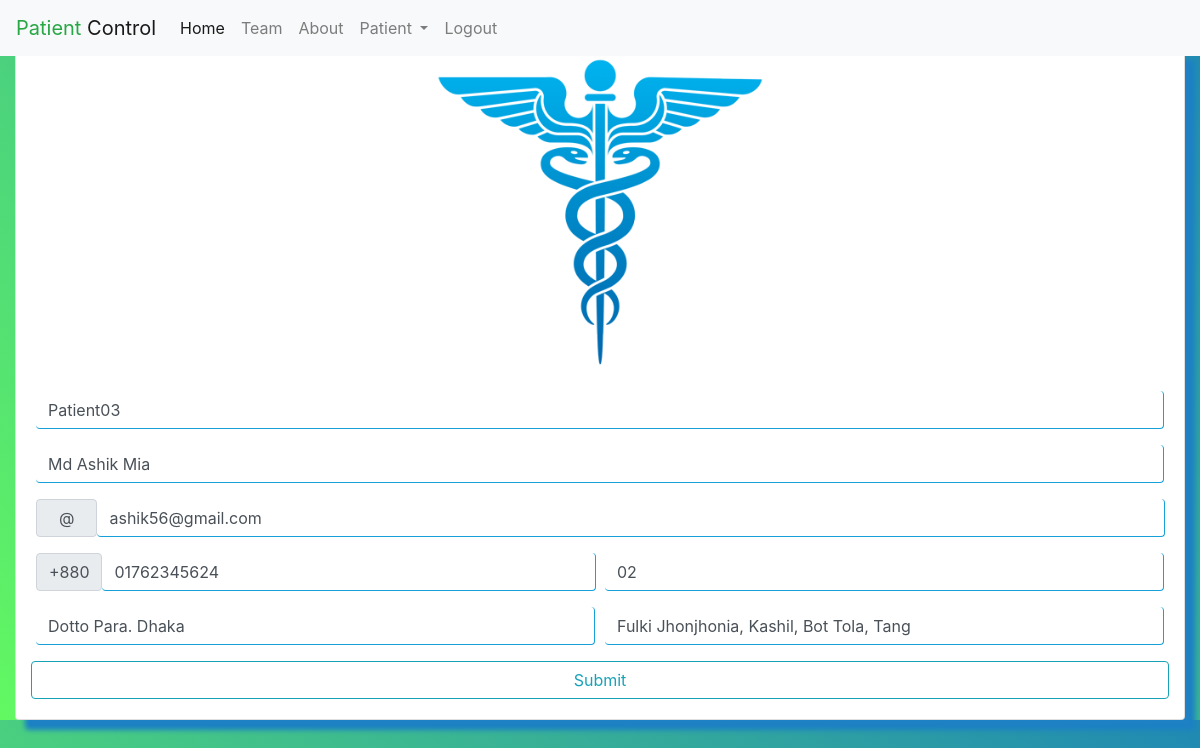
The page /edit_info.php?id=3 (signed in) on the database its author committed.
### tables this page shows
CREATE TABLE `patient_info` (
  `id` int(11) NOT NULL,
  `patient_ip` varchar(15) DEFAULT NULL,
  `f_name` varchar(40) DEFAULT NULL,
  `email` varchar(40) DEFAULT NULL,
  `phone` varchar(30) DEFAULT NULL,
  `bed_no` varchar(40) DEFAULT NULL,
  `pr_address` varchar(30) DEFAULT NULL,
  `pe_address` varchar(40) DEFAULT NULL,
  `first_medicine_name` varchar(40) DEFAULT NULL,
  `first_medicine_time` varchar(40) DEFAULT NULL,
  `second_medicine_name` varchar(40) DEFAULT NULL,
  `second_medicine_time` varchar(40) DEFAULT NULL,
  `third_medicine_name` varchar(40) DEFAULT NULL,
  `third_medicine_time` varchar(40) DEFAULT NULL
);

### edit_info.php (the view, shortened to what this page needs)
<?php
    $id = $_GET['id'];
    require_once "config.php";
    $sql = "SELECT * FROM patient_info WHERE id='$id'";
    $result = mysqli_query($link, $sql);
    $std = mysqli_fetch_assoc($result);
?>
<!DOCTYPE html>
<html lang="en">
<head>
    <link rel="stylesheet" href="https://cdnjs.cloudflare.com/ajax/libs/font-awesome/4.7.0/css/font-awesome.min.css">
    <link rel="stylesheet" href="css/bootstrap.min.css">
    <link rel="stylesheet" href="css/login.css">
</head>
<body>
    <?php
        include 'navbar.php';
    ?>
    <section class="form-section">
        <div class="col-12 col-lg-12 m-auto">
            <div class="card">
                <img class="card-img-top" src="img/doctor.png" alt="">
                <form class="form-sec" id="validateForm" action="<?php echo htmlspecialchars($_SERVER["PHP_SELF"]); ?>" method="POST">
                    <div class="form-row">
                        <div class="form-group col-12">
                            <input type="text" class="form-control" id="patient_ip" name="patient_ip" placeholder="Enter patients ID" value="<?php echo $std['patient_ip']; ?>">
                        </div>
                        <div class="form-group col-12">
                            <input type="text" class="form-control" id="f_name" name="f_name" placeholder="Enter patients Name" value="<?php echo $std['f_name']; ?>">
                        </div>
                        <div class="form-group col-12">
                            <div class="input-group-prepend">
                                <div class="input-group-text text-box-size">@</div>
                                <input type="email" class="form-control" id="email" name="email" placeholder="Enter patients Email Address" value="<?php echo $std['email']; ?>">
                            </div>
                        </div>
                        <div class="form-group col-6">
                            <div class="input-group-prepend">
                                <div class="input-group-text">
                                    +880
                                </div>
                                <input type="text" class="form-control" id="phone" name="phone" placeholder="Enter Your Phone Number" value="<?php echo $std['phone']; ?>">
                            </div>
                        </div>
                        <div class="form-group col-6">
                            <input type="text" class="form-control" id="bed_no" name="bed_no" placeholder="Enter Bed Number" value="<?php echo $std['bed_no']; ?>">
                        </div>
                        <div class="form-group col-6">
                            <input type="text" class="form-control" id="pr_address" name="pr_address" placeholder="Enter Present Address" value="<?php echo $std['pr_address']; ?>">
                        </div>
                        <div class="form-group col-6">
                            <input type="text" class="form-control" id="pe_address" name="pe_address" placeholder="Enter Permanent Address" value="<?php echo $std['pe_address']; ?>">
                        </div>
                        <button class="btn btn-outline-info shadow-none btn-block" name="submit" id="submit">Submit</button>
                    </div>
                </form>
            </div>
        </div>
    </section>
</body>
</html>

### edit_info.php (style rules this page uses)
body { background-image: linear-gradient(45deg, #62f862, #2089b3); }
.form-section { margin-top: 50px; animation: movingTopToBottom 3s; -webkit-animation: movingTopToBottom 3s; position: relative; }
.form-sec { margin: 20px 20px 20px 20px; }
.card-img-top { height: 320px; width: 340px; margin-left: auto; margin-right: auto; }
.card { box-shadow: 10px 10px 5px rgb(29, 129, 196); }
.text-box-size { padding-left: 22px; padding-right: 22px; }
.form-control { border: none; border-bottom: 1px solid #15a1d8; border-right: 1px solid #15a1d8; }

### rows shown on the page
patient_info: patient_ip "Patient03", f_name "Md Ashik Mia", email "ashik56@gmail.com", phone "01762345624", bed_no "02", pr_address "Dotto Para. Dhaka", pe_address "Fulki Jhonjhonia, Kashil, Bot Tola, Tang"
